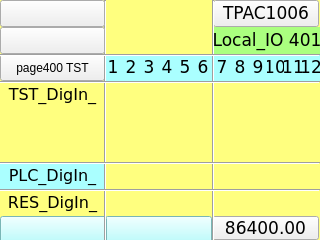
<?xml version="1.0" encoding="UTF-8"?>
<ui version="4.0">
 <class>page401</class>
 <widget class="QWidget" name="page401">
  <property name="geometry">
   <rect>
    <x>0</x>
    <y>0</y>
    <width>320</width>
    <height>240</height>
   </rect>
  </property>
  <property name="minimumSize">
   <size>
    <width>320</width>
    <height>240</height>
   </size>
  </property>
  <property name="maximumSize">
   <size>
    <width>320</width>
    <height>240</height>
   </size>
  </property>
  <property name="windowTitle">
   <string>page401</string>
  </property>
  <property name="styleSheet">
   <string notr="true">QWidget#page401
{
background-color: rgb(255, 255, 127);
}</string>
  </property>
  <widget class="Line" name="line_vt_2">
   <property name="geometry">
    <rect>
     <x>205</x>
     <y>0</y>
     <width>16</width>
     <height>241</height>
    </rect>
   </property>
   <property name="font">
    <font>
     <family>DejaVu Sans Mono</family>
     <pointsize>10</pointsize>
    </font>
   </property>
   <property name="orientation">
    <enum>Qt::Vertical</enum>
   </property>
  </widget>
  <widget class="Line" name="line_vt_1">
   <property name="geometry">
    <rect>
     <x>104</x>
     <y>0</y>
     <width>3</width>
     <height>241</height>
    </rect>
   </property>
   <property name="font">
    <font>
     <family>DejaVu Sans Mono</family>
     <pointsize>10</pointsize>
    </font>
   </property>
   <property name="orientation">
    <enum>Qt::Vertical</enum>
   </property>
  </widget>
  <widget class="ATCMbutton" name="atcmButton_MENU">
   <property name="geometry">
    <rect>
     <x>213</x>
     <y>0</y>
     <width>106</width>
     <height>27</height>
    </rect>
   </property>
   <property name="font">
    <font>
     <family>DejaVu Sans</family>
     <pointsize>13</pointsize>
    </font>
   </property>
   <property name="checkable">
    <bool>false</bool>
   </property>
   <property name="toolTip">
    <string/>
   </property>
   <property name="whatsThis">
    <string>ATCMbutton widget</string>
   </property>
   <property name="pageName">
    <string>menu</string>
   </property>
   <property name="passwordVar">
    <string/>
   </property>
   <property name="statusvar">
    <string/>
   </property>
   <property name="viewStatus">
    <bool>false</bool>
   </property>
   <property name="visibilityVar">
    <string/>
   </property>
   <property name="bgColor">
    <color>
     <red>170</red>
     <green>255</green>
     <blue>255</blue>
    </color>
   </property>
   <property name="bgPressColor">
    <color>
     <red>255</red>
     <green>0</green>
     <blue>0</blue>
    </color>
   </property>
   <property name="text">
    <string>TPAC1006</string>
   </property>
   <property name="pressText">
    <string>TPAC1006</string>
   </property>
   <property name="borderWidth">
    <number>1</number>
   </property>
   <property name="borderRadius">
    <number>0</number>
   </property>
   <property name="apparence">
    <enum>QFrame::Raised</enum>
   </property>
  </widget>
  <widget class="Line" name="line_hr_1">
   <property name="geometry">
    <rect>
     <x>0</x>
     <y>54</y>
     <width>320</width>
     <height>3</height>
    </rect>
   </property>
   <property name="orientation">
    <enum>Qt::Horizontal</enum>
   </property>
  </widget>
  <widget class="QLabel" name="label_Qt_Project">
   <property name="geometry">
    <rect>
     <x>214</x>
     <y>27</y>
     <width>106</width>
     <height>27</height>
    </rect>
   </property>
   <property name="font">
    <font>
     <family>DejaVu Sans</family>
     <pointsize>13</pointsize>
    </font>
   </property>
   <property name="styleSheet">
    <string notr="true">background-color: rgb(170, 255, 127);</string>
   </property>
   <property name="text">
    <string>Local_IO 401</string>
   </property>
   <property name="alignment">
    <set>Qt::AlignCenter</set>
   </property>
  </widget>
  <widget class="QLabel" name="label_PLC_DigIn_8">
   <property name="geometry">
    <rect>
     <x>231</x>
     <y>54</y>
     <width>18</width>
     <height>27</height>
    </rect>
   </property>
   <property name="font">
    <font>
     <family>DejaVu Sans</family>
     <pointsize>13</pointsize>
    </font>
   </property>
   <property name="styleSheet">
    <string notr="true">background-color: rgb(170, 255, 255);</string>
   </property>
   <property name="text">
    <string>8</string>
   </property>
   <property name="alignment">
    <set>Qt::AlignCenter</set>
   </property>
  </widget>
  <widget class="QLabel" name="label_PLC_DigIn_4">
   <property name="geometry">
    <rect>
     <x>158</x>
     <y>54</y>
     <width>18</width>
     <height>27</height>
    </rect>
   </property>
   <property name="font">
    <font>
     <family>DejaVu Sans</family>
     <pointsize>13</pointsize>
    </font>
   </property>
   <property name="styleSheet">
    <string notr="true">background-color: rgb(170, 255, 255);</string>
   </property>
   <property name="text">
    <string>4</string>
   </property>
   <property name="alignment">
    <set>Qt::AlignCenter</set>
   </property>
  </widget>
  <widget class="QLabel" name="label_PLC_DigIn_10">
   <property name="geometry">
    <rect>
     <x>266</x>
     <y>54</y>
     <width>18</width>
     <height>27</height>
    </rect>
   </property>
   <property name="font">
    <font>
     <family>DejaVu Sans</family>
     <pointsize>13</pointsize>
    </font>
   </property>
   <property name="styleSheet">
    <string notr="true">background-color: rgb(170, 255, 255);</string>
   </property>
   <property name="text">
    <string>10</string>
   </property>
   <property name="alignment">
    <set>Qt::AlignCenter</set>
   </property>
  </widget>
  <widget class="QLabel" name="label_PLC_DigIn_1">
   <property name="geometry">
    <rect>
     <x>104</x>
     <y>54</y>
     <width>18</width>
     <height>27</height>
    </rect>
   </property>
   <property name="font">
    <font>
     <family>DejaVu Sans</family>
     <pointsize>13</pointsize>
    </font>
   </property>
   <property name="styleSheet">
    <string notr="true">background-color: rgb(170, 255, 255);</string>
   </property>
   <property name="text">
    <string>1</string>
   </property>
   <property name="alignment">
    <set>Qt::AlignCenter</set>
   </property>
  </widget>
  <widget class="QLabel" name="label_PLC_DigIn_6">
   <property name="geometry">
    <rect>
     <x>194</x>
     <y>54</y>
     <width>18</width>
     <height>27</height>
    </rect>
   </property>
   <property name="font">
    <font>
     <family>DejaVu Sans</family>
     <pointsize>13</pointsize>
    </font>
   </property>
   <property name="styleSheet">
    <string notr="true">background-color: rgb(170, 255, 255);</string>
   </property>
   <property name="text">
    <string>6</string>
   </property>
   <property name="alignment">
    <set>Qt::AlignCenter</set>
   </property>
  </widget>
  <widget class="QLabel" name="label_PLC_DigIn_9">
   <property name="geometry">
    <rect>
     <x>249</x>
     <y>54</y>
     <width>18</width>
     <height>27</height>
    </rect>
   </property>
   <property name="font">
    <font>
     <family>DejaVu Sans</family>
     <pointsize>13</pointsize>
    </font>
   </property>
   <property name="styleSheet">
    <string notr="true">background-color: rgb(170, 255, 255);</string>
   </property>
   <property name="text">
    <string>9</string>
   </property>
   <property name="alignment">
    <set>Qt::AlignCenter</set>
   </property>
  </widget>
  <widget class="QLabel" name="label_PLC_DigIn_5">
   <property name="geometry">
    <rect>
     <x>176</x>
     <y>54</y>
     <width>18</width>
     <height>27</height>
    </rect>
   </property>
   <property name="font">
    <font>
     <family>DejaVu Sans</family>
     <pointsize>13</pointsize>
    </font>
   </property>
   <property name="styleSheet">
    <string notr="true">background-color: rgb(170, 255, 255);</string>
   </property>
   <property name="text">
    <string>5</string>
   </property>
   <property name="alignment">
    <set>Qt::AlignCenter</set>
   </property>
  </widget>
  <widget class="QLabel" name="label_PLC_DigIn_3">
   <property name="geometry">
    <rect>
     <x>140</x>
     <y>54</y>
     <width>18</width>
     <height>27</height>
    </rect>
   </property>
   <property name="font">
    <font>
     <family>DejaVu Sans</family>
     <pointsize>13</pointsize>
    </font>
   </property>
   <property name="styleSheet">
    <string notr="true">background-color: rgb(170, 255, 255);</string>
   </property>
   <property name="text">
    <string>3</string>
   </property>
   <property name="alignment">
    <set>Qt::AlignCenter</set>
   </property>
  </widget>
  <widget class="ATCMtime" name="atcmTime">
   <property name="geometry">
    <rect>
     <x>105</x>
     <y>216</y>
     <width>107</width>
     <height>27</height>
    </rect>
   </property>
   <property name="font">
    <font>
     <family>DejaVu Sans</family>
     <pointsize>13</pointsize>
    </font>
   </property>
   <property name="styleSheet">
    <string notr="true">background-color: rgb(170, 255, 255);</string>
   </property>
   <property name="toolTip">
    <string>ATCM QTime</string>
   </property>
   <property name="whatsThis">
    <string>ATCMtime widget</string>
   </property>
   <property name="bgColor">
    <color>
     <red>170</red>
     <green>255</green>
     <blue>127</blue>
    </color>
   </property>
   <property name="borderColor">
    <color alpha="0">
     <red>0</red>
     <green>0</green>
     <blue>0</blue>
    </color>
   </property>
   <property name="fontColor">
    <color>
     <red>0</red>
     <green>0</green>
     <blue>0</blue>
    </color>
   </property>
   <property name="borderWidth">
    <number>0</number>
   </property>
   <property name="borderRadius">
    <number>0</number>
   </property>
  </widget>
  <widget class="QLabel" name="label_PLC_DigIn_2">
   <property name="geometry">
    <rect>
     <x>122</x>
     <y>54</y>
     <width>18</width>
     <height>27</height>
    </rect>
   </property>
   <property name="font">
    <font>
     <family>DejaVu Sans</family>
     <pointsize>13</pointsize>
    </font>
   </property>
   <property name="styleSheet">
    <string notr="true">background-color: rgb(170, 255, 255);</string>
   </property>
   <property name="text">
    <string>2</string>
   </property>
   <property name="alignment">
    <set>Qt::AlignCenter</set>
   </property>
  </widget>
  <widget class="QLabel" name="label_PLC_DigIn_7">
   <property name="geometry">
    <rect>
     <x>213</x>
     <y>54</y>
     <width>18</width>
     <height>27</height>
    </rect>
   </property>
   <property name="font">
    <font>
     <family>DejaVu Sans</family>
     <pointsize>13</pointsize>
    </font>
   </property>
   <property name="styleSheet">
    <string notr="true">background-color: rgb(170, 255, 255);</string>
   </property>
   <property name="text">
    <string>7</string>
   </property>
   <property name="alignment">
    <set>Qt::AlignCenter</set>
   </property>
  </widget>
  <widget class="ATCMbutton" name="atcmButton_page400">
   <property name="geometry">
    <rect>
     <x>0</x>
     <y>54</y>
     <width>105</width>
     <height>27</height>
    </rect>
   </property>
   <property name="toolTip">
    <string/>
   </property>
   <property name="whatsThis">
    <string>ATCMbutton widget</string>
   </property>
   <property name="pageName">
    <string>page400</string>
   </property>
   <property name="statusvar">
    <string/>
   </property>
   <property name="viewStatus">
    <bool>false</bool>
   </property>
   <property name="visibilityVar">
    <string/>
   </property>
   <property name="bgColor">
    <color>
     <red>170</red>
     <green>255</green>
     <blue>255</blue>
    </color>
   </property>
   <property name="text">
    <string>page400 TST</string>
   </property>
   <property name="pressText">
    <string>page400 TST</string>
   </property>
   <property name="borderWidth">
    <number>0</number>
   </property>
   <property name="borderRadius">
    <number>0</number>
   </property>
   <property name="apparence">
    <enum>QFrame::Raised</enum>
   </property>
  </widget>
  <widget class="ATCMdate" name="atcmDate">
   <property name="geometry">
    <rect>
     <x>0</x>
     <y>216</y>
     <width>107</width>
     <height>27</height>
    </rect>
   </property>
   <property name="font">
    <font>
     <family>DejaVu Sans</family>
     <pointsize>13</pointsize>
    </font>
   </property>
   <property name="styleSheet">
    <string notr="true">background-color: rgb(170, 255, 255);</string>
   </property>
   <property name="toolTip">
    <string>ATCM QDate</string>
   </property>
   <property name="whatsThis">
    <string>ATCMdate widget</string>
   </property>
   <property name="bgColor">
    <color>
     <red>170</red>
     <green>255</green>
     <blue>127</blue>
    </color>
   </property>
   <property name="borderColor">
    <color alpha="0">
     <red>0</red>
     <green>0</green>
     <blue>0</blue>
    </color>
   </property>
   <property name="fontColor">
    <color>
     <red>0</red>
     <green>0</green>
     <blue>0</blue>
    </color>
   </property>
   <property name="borderWidth">
    <number>0</number>
   </property>
   <property name="borderRadius">
    <number>0</number>
   </property>
   <property name="format">
    <enum>ATCMdate::YYYY_MM_DD</enum>
   </property>
  </widget>
  <widget class="QLabel" name="label_PLC_DigIn_12">
   <property name="geometry">
    <rect>
     <x>302</x>
     <y>54</y>
     <width>18</width>
     <height>27</height>
    </rect>
   </property>
   <property name="font">
    <font>
     <family>DejaVu Sans</family>
     <pointsize>13</pointsize>
    </font>
   </property>
   <property name="styleSheet">
    <string notr="true">background-color: rgb(170, 255, 255);</string>
   </property>
   <property name="text">
    <string>12</string>
   </property>
   <property name="alignment">
    <set>Qt::AlignCenter</set>
   </property>
  </widget>
  <widget class="ATCMlabel" name="atcmLabel_PLC_time">
   <property name="geometry">
    <rect>
     <x>212</x>
     <y>216</y>
     <width>107</width>
     <height>24</height>
    </rect>
   </property>
   <property name="font">
    <font>
     <family>DejaVu Sans</family>
     <pointsize>13</pointsize>
    </font>
   </property>
   <property name="text">
    <string>86400.00</string>
   </property>
   <property name="toolTip">
    <string>PLC_time</string>
   </property>
   <property name="whatsThis">
    <string>ATCMlabel widget</string>
   </property>
   <property name="variable">
    <string>PLC_time</string>
   </property>
   <property name="refresh">
    <number>500</number>
   </property>
   <property name="max">
    <string>0</string>
   </property>
   <property name="min">
    <string>0</string>
   </property>
   <property name="viewStatus">
    <bool>false</bool>
   </property>
   <property name="visibilityVar">
    <string/>
   </property>
   <property name="bgColor">
    <color>
     <red>170</red>
     <green>255</green>
     <blue>127</blue>
    </color>
   </property>
   <property name="borderWidth">
    <number>0</number>
   </property>
   <property name="borderRadius">
    <number>0</number>
   </property>
  </widget>
  <widget class="QLabel" name="label_PLC_DigIn_11">
   <property name="geometry">
    <rect>
     <x>284</x>
     <y>54</y>
     <width>18</width>
     <height>27</height>
    </rect>
   </property>
   <property name="font">
    <font>
     <family>DejaVu Sans</family>
     <pointsize>13</pointsize>
    </font>
   </property>
   <property name="styleSheet">
    <string notr="true">background-color: rgb(170, 255, 255);</string>
   </property>
   <property name="text">
    <string>11</string>
   </property>
   <property name="alignment">
    <set>Qt::AlignCenter</set>
   </property>
  </widget>
  <widget class="ATCMled" name="atcmLed_TST_DigIn_1">
   <property name="geometry">
    <rect>
     <x>105</x>
     <y>80</y>
     <width>18</width>
     <height>27</height>
    </rect>
   </property>
   <property name="toolTip">
    <string>TST_DigIn_1</string>
   </property>
   <property name="whatsThis">
    <string>ATCMled widget</string>
   </property>
   <property name="variable">
    <string>TST_DigIn_1</string>
   </property>
   <property name="refresh">
    <number>500</number>
   </property>
   <property name="viewStatus">
    <bool>false</bool>
   </property>
   <property name="visibilityVar">
    <string/>
   </property>
   <property name="onIcon">
    <iconset>
     <normaloff>:/on.png</normaloff>:/on.png</iconset>
   </property>
   <property name="offIcon">
    <iconset>
     <normaloff>:/off.png</normaloff>:/off.png</iconset>
   </property>
  </widget>
  <widget class="ATCMled" name="atcmLed_TST_DigIn_7">
   <property name="geometry">
    <rect>
     <x>213</x>
     <y>80</y>
     <width>18</width>
     <height>27</height>
    </rect>
   </property>
   <property name="toolTip">
    <string>TST_DigIn_7</string>
   </property>
   <property name="whatsThis">
    <string>ATCMled widget</string>
   </property>
   <property name="variable">
    <string>TST_DigIn_7</string>
   </property>
   <property name="refresh">
    <number>500</number>
   </property>
   <property name="viewStatus">
    <bool>false</bool>
   </property>
   <property name="visibilityVar">
    <string/>
   </property>
   <property name="onIcon">
    <iconset>
     <normaloff>:/on.png</normaloff>:/on.png</iconset>
   </property>
   <property name="offIcon">
    <iconset>
     <normaloff>:/off.png</normaloff>:/off.png</iconset>
   </property>
  </widget>
  <widget class="ATCMled" name="atcmLed_TST_DigIn_8">
   <property name="geometry">
    <rect>
     <x>232</x>
     <y>80</y>
     <width>18</width>
     <height>27</height>
    </rect>
   </property>
   <property name="toolTip">
    <string>TST_DigIn_8</string>
   </property>
   <property name="whatsThis">
    <string>ATCMled widget</string>
   </property>
   <property name="variable">
    <string>TST_DigIn_8</string>
   </property>
   <property name="refresh">
    <number>500</number>
   </property>
   <property name="viewStatus">
    <bool>false</bool>
   </property>
   <property name="visibilityVar">
    <string/>
   </property>
   <property name="onIcon">
    <iconset>
     <normaloff>:/on.png</normaloff>:/on.png</iconset>
   </property>
   <property name="offIcon">
    <iconset>
     <normaloff>:/off.png</normaloff>:/off.png</iconset>
   </property>
  </widget>
  <widget class="ATCMled" name="atcmLed_TST_DigIn_3">
   <property name="geometry">
    <rect>
     <x>141</x>
     <y>80</y>
     <width>18</width>
     <height>27</height>
    </rect>
   </property>
   <property name="toolTip">
    <string>TST_DigIn_3</string>
   </property>
   <property name="whatsThis">
    <string>ATCMled widget</string>
   </property>
   <property name="variable">
    <string>TST_DigIn_3</string>
   </property>
   <property name="refresh">
    <number>500</number>
   </property>
   <property name="viewStatus">
    <bool>false</bool>
   </property>
   <property name="visibilityVar">
    <string/>
   </property>
   <property name="onIcon">
    <iconset>
     <normaloff>:/on.png</normaloff>:/on.png</iconset>
   </property>
   <property name="offIcon">
    <iconset>
     <normaloff>:/off.png</normaloff>:/off.png</iconset>
   </property>
  </widget>
  <widget class="ATCMled" name="atcmLed_TST_DigIn_4">
   <property name="geometry">
    <rect>
     <x>158</x>
     <y>80</y>
     <width>18</width>
     <height>27</height>
    </rect>
   </property>
   <property name="toolTip">
    <string>TST_DigIn_4</string>
   </property>
   <property name="whatsThis">
    <string>ATCMled widget</string>
   </property>
   <property name="variable">
    <string>TST_DigIn_4</string>
   </property>
   <property name="refresh">
    <number>500</number>
   </property>
   <property name="viewStatus">
    <bool>false</bool>
   </property>
   <property name="visibilityVar">
    <string/>
   </property>
   <property name="onIcon">
    <iconset>
     <normaloff>:/on.png</normaloff>:/on.png</iconset>
   </property>
   <property name="offIcon">
    <iconset>
     <normaloff>:/off.png</normaloff>:/off.png</iconset>
   </property>
  </widget>
  <widget class="ATCMled" name="atcmLed_TST_DigIn_2">
   <property name="geometry">
    <rect>
     <x>123</x>
     <y>80</y>
     <width>18</width>
     <height>27</height>
    </rect>
   </property>
   <property name="toolTip">
    <string>TST_DigIn_2</string>
   </property>
   <property name="whatsThis">
    <string>ATCMled widget</string>
   </property>
   <property name="variable">
    <string>TST_DigIn_2</string>
   </property>
   <property name="refresh">
    <number>500</number>
   </property>
   <property name="viewStatus">
    <bool>false</bool>
   </property>
   <property name="visibilityVar">
    <string/>
   </property>
   <property name="onIcon">
    <iconset>
     <normaloff>:/on.png</normaloff>:/on.png</iconset>
   </property>
   <property name="offIcon">
    <iconset>
     <normaloff>:/off.png</normaloff>:/off.png</iconset>
   </property>
  </widget>
  <widget class="ATCMled" name="atcmLed_TST_DigIn_6">
   <property name="geometry">
    <rect>
     <x>193</x>
     <y>80</y>
     <width>18</width>
     <height>27</height>
    </rect>
   </property>
   <property name="toolTip">
    <string>TST_DigIn_6</string>
   </property>
   <property name="whatsThis">
    <string>ATCMled widget</string>
   </property>
   <property name="variable">
    <string>TST_DigIn_6</string>
   </property>
   <property name="refresh">
    <number>500</number>
   </property>
   <property name="viewStatus">
    <bool>false</bool>
   </property>
   <property name="visibilityVar">
    <string/>
   </property>
   <property name="onIcon">
    <iconset>
     <normaloff>:/on.png</normaloff>:/on.png</iconset>
   </property>
   <property name="offIcon">
    <iconset>
     <normaloff>:/off.png</normaloff>:/off.png</iconset>
   </property>
  </widget>
  <widget class="ATCMled" name="atcmLed_TST_DigIn_5">
   <property name="geometry">
    <rect>
     <x>176</x>
     <y>80</y>
     <width>18</width>
     <height>27</height>
    </rect>
   </property>
   <property name="toolTip">
    <string>TST_DigIn_5</string>
   </property>
   <property name="whatsThis">
    <string>ATCMled widget</string>
   </property>
   <property name="variable">
    <string>TST_DigIn_5</string>
   </property>
   <property name="refresh">
    <number>500</number>
   </property>
   <property name="viewStatus">
    <bool>false</bool>
   </property>
   <property name="visibilityVar">
    <string/>
   </property>
   <property name="onIcon">
    <iconset>
     <normaloff>:/on.png</normaloff>:/on.png</iconset>
   </property>
   <property name="offIcon">
    <iconset>
     <normaloff>:/off.png</normaloff>:/off.png</iconset>
   </property>
  </widget>
  <widget class="QLabel" name="label_TST_DigIn_">
   <property name="geometry">
    <rect>
     <x>0</x>
     <y>81</y>
     <width>105</width>
     <height>27</height>
    </rect>
   </property>
   <property name="font">
    <font>
     <family>DejaVu Sans</family>
     <pointsize>12</pointsize>
    </font>
   </property>
   <property name="styleSheet">
    <string notr="true">background-color: rgb(255, 255, 127);</string>
   </property>
   <property name="text">
    <string>TST_DigIn_</string>
   </property>
   <property name="alignment">
    <set>Qt::AlignCenter</set>
   </property>
  </widget>
  <widget class="QLabel" name="label_PLC_DigIn_">
   <property name="geometry">
    <rect>
     <x>0</x>
     <y>162</y>
     <width>105</width>
     <height>27</height>
    </rect>
   </property>
   <property name="font">
    <font>
     <family>DejaVu Sans</family>
     <pointsize>12</pointsize>
    </font>
   </property>
   <property name="styleSheet">
    <string notr="true">background-color: rgb(170, 255, 255);</string>
   </property>
   <property name="text">
    <string>PLC_DigIn_</string>
   </property>
   <property name="alignment">
    <set>Qt::AlignCenter</set>
   </property>
  </widget>
  <widget class="QLabel" name="label_RES_DigIn_">
   <property name="geometry">
    <rect>
     <x>0</x>
     <y>189</y>
     <width>105</width>
     <height>27</height>
    </rect>
   </property>
   <property name="font">
    <font>
     <family>DejaVu Sans</family>
     <pointsize>12</pointsize>
    </font>
   </property>
   <property name="styleSheet">
    <string notr="true">background-color: rgb(255, 255, 127);</string>
   </property>
   <property name="text">
    <string>RES_DigIn_</string>
   </property>
   <property name="alignment">
    <set>Qt::AlignCenter</set>
   </property>
  </widget>
  <widget class="Line" name="line_hr_2">
   <property name="geometry">
    <rect>
     <x>0</x>
     <y>81</y>
     <width>320</width>
     <height>3</height>
    </rect>
   </property>
   <property name="orientation">
    <enum>Qt::Horizontal</enum>
   </property>
  </widget>
  <widget class="Line" name="line_hr_3">
   <property name="geometry">
    <rect>
     <x>0</x>
     <y>162</y>
     <width>320</width>
     <height>3</height>
    </rect>
   </property>
   <property name="orientation">
    <enum>Qt::Horizontal</enum>
   </property>
  </widget>
  <widget class="Line" name="line_hr_4">
   <property name="geometry">
    <rect>
     <x>0</x>
     <y>189</y>
     <width>320</width>
     <height>3</height>
    </rect>
   </property>
   <property name="orientation">
    <enum>Qt::Horizontal</enum>
   </property>
  </widget>
  <widget class="ATCMled" name="atcmLed_PLC_DigIn_6">
   <property name="geometry">
    <rect>
     <x>193</x>
     <y>163</y>
     <width>18</width>
     <height>27</height>
    </rect>
   </property>
   <property name="toolTip">
    <string>PLC_DigIn_6</string>
   </property>
   <property name="whatsThis">
    <string>ATCMled widget</string>
   </property>
   <property name="variable">
    <string>PLC_DigIn_6</string>
   </property>
   <property name="refresh">
    <number>500</number>
   </property>
   <property name="viewStatus">
    <bool>false</bool>
   </property>
   <property name="visibilityVar">
    <string>TST_DigIn_6</string>
   </property>
   <property name="onIcon">
    <iconset>
     <normaloff>:/on.png</normaloff>:/on.png</iconset>
   </property>
   <property name="offIcon">
    <iconset>
     <normaloff>:/off.png</normaloff>:/off.png</iconset>
   </property>
  </widget>
  <widget class="ATCMled" name="atcmLed_PLC_DigIn_5">
   <property name="geometry">
    <rect>
     <x>176</x>
     <y>163</y>
     <width>18</width>
     <height>27</height>
    </rect>
   </property>
   <property name="toolTip">
    <string>PLC_DigIn_5</string>
   </property>
   <property name="whatsThis">
    <string>ATCMled widget</string>
   </property>
   <property name="variable">
    <string>PLC_DigIn_5</string>
   </property>
   <property name="refresh">
    <number>500</number>
   </property>
   <property name="viewStatus">
    <bool>false</bool>
   </property>
   <property name="visibilityVar">
    <string>TST_DigIn_5</string>
   </property>
   <property name="onIcon">
    <iconset>
     <normaloff>:/on.png</normaloff>:/on.png</iconset>
   </property>
   <property name="offIcon">
    <iconset>
     <normaloff>:/off.png</normaloff>:/off.png</iconset>
   </property>
  </widget>
  <widget class="ATCMled" name="atcmLed_PLC_DigIn_1">
   <property name="geometry">
    <rect>
     <x>105</x>
     <y>163</y>
     <width>18</width>
     <height>27</height>
    </rect>
   </property>
   <property name="toolTip">
    <string>PLC_DigIn_1</string>
   </property>
   <property name="whatsThis">
    <string>ATCMled widget</string>
   </property>
   <property name="variable">
    <string>PLC_DigIn_1</string>
   </property>
   <property name="refresh">
    <number>500</number>
   </property>
   <property name="viewStatus">
    <bool>false</bool>
   </property>
   <property name="visibilityVar">
    <string>TST_DigIn_1</string>
   </property>
   <property name="onIcon">
    <iconset>
     <normaloff>:/on.png</normaloff>:/on.png</iconset>
   </property>
   <property name="offIcon">
    <iconset>
     <normaloff>:/off.png</normaloff>:/off.png</iconset>
   </property>
  </widget>
  <widget class="ATCMled" name="atcmLed_PLC_DigIn_7">
   <property name="geometry">
    <rect>
     <x>213</x>
     <y>163</y>
     <width>18</width>
     <height>27</height>
    </rect>
   </property>
   <property name="toolTip">
    <string>PLC_DigIn_7</string>
   </property>
   <property name="whatsThis">
    <string>ATCMled widget</string>
   </property>
   <property name="variable">
    <string>PLC_DigIn_7</string>
   </property>
   <property name="refresh">
    <number>500</number>
   </property>
   <property name="viewStatus">
    <bool>false</bool>
   </property>
   <property name="visibilityVar">
    <string>TST_DigIn_7</string>
   </property>
   <property name="onIcon">
    <iconset>
     <normaloff>:/on.png</normaloff>:/on.png</iconset>
   </property>
   <property name="offIcon">
    <iconset>
     <normaloff>:/off.png</normaloff>:/off.png</iconset>
   </property>
  </widget>
  <widget class="ATCMled" name="atcmLed_PLC_DigIn_8">
   <property name="geometry">
    <rect>
     <x>232</x>
     <y>163</y>
     <width>18</width>
     <height>27</height>
    </rect>
   </property>
   <property name="toolTip">
    <string>PLC_DigIn_8</string>
   </property>
   <property name="whatsThis">
    <string>ATCMled widget</string>
   </property>
   <property name="variable">
    <string>PLC_DigIn_8</string>
   </property>
   <property name="refresh">
    <number>500</number>
   </property>
   <property name="viewStatus">
    <bool>false</bool>
   </property>
   <property name="visibilityVar">
    <string>TST_DigIn_8</string>
   </property>
   <property name="onIcon">
    <iconset>
     <normaloff>:/on.png</normaloff>:/on.png</iconset>
   </property>
   <property name="offIcon">
    <iconset>
     <normaloff>:/off.png</normaloff>:/off.png</iconset>
   </property>
  </widget>
  <widget class="ATCMled" name="atcmLed_PLC_DigIn_4">
   <property name="geometry">
    <rect>
     <x>158</x>
     <y>163</y>
     <width>18</width>
     <height>27</height>
    </rect>
   </property>
   <property name="toolTip">
    <string>PLC_DigIn_4</string>
   </property>
   <property name="whatsThis">
    <string>ATCMled widget</string>
   </property>
   <property name="variable">
    <string>PLC_DigIn_4</string>
   </property>
   <property name="refresh">
    <number>500</number>
   </property>
   <property name="viewStatus">
    <bool>false</bool>
   </property>
   <property name="visibilityVar">
    <string>TST_DigIn_4</string>
   </property>
   <property name="onIcon">
    <iconset>
     <normaloff>:/on.png</normaloff>:/on.png</iconset>
   </property>
   <property name="offIcon">
    <iconset>
     <normaloff>:/off.png</normaloff>:/off.png</iconset>
   </property>
  </widget>
  <widget class="ATCMled" name="atcmLed_PLC_DigIn_3">
   <property name="geometry">
    <rect>
     <x>141</x>
     <y>163</y>
     <width>18</width>
     <height>27</height>
    </rect>
   </property>
   <property name="toolTip">
    <string>PLC_DigIn_3</string>
   </property>
   <property name="whatsThis">
    <string>ATCMled widget</string>
   </property>
   <property name="variable">
    <string>PLC_DigIn_3</string>
   </property>
   <property name="refresh">
    <number>500</number>
   </property>
   <property name="viewStatus">
    <bool>false</bool>
   </property>
   <property name="visibilityVar">
    <string>TST_DigIn_3</string>
   </property>
   <property name="onIcon">
    <iconset>
     <normaloff>:/on.png</normaloff>:/on.png</iconset>
   </property>
   <property name="offIcon">
    <iconset>
     <normaloff>:/off.png</normaloff>:/off.png</iconset>
   </property>
  </widget>
  <widget class="ATCMled" name="atcmLed_PLC_DigIn_2">
   <property name="geometry">
    <rect>
     <x>123</x>
     <y>163</y>
     <width>18</width>
     <height>27</height>
    </rect>
   </property>
   <property name="toolTip">
    <string>PLC_DigIn_2</string>
   </property>
   <property name="whatsThis">
    <string>ATCMled widget</string>
   </property>
   <property name="variable">
    <string>PLC_DigIn_2</string>
   </property>
   <property name="refresh">
    <number>500</number>
   </property>
   <property name="viewStatus">
    <bool>false</bool>
   </property>
   <property name="visibilityVar">
    <string>TST_DigIn_2</string>
   </property>
   <property name="onIcon">
    <iconset>
     <normaloff>:/on.png</normaloff>:/on.png</iconset>
   </property>
   <property name="offIcon">
    <iconset>
     <normaloff>:/off.png</normaloff>:/off.png</iconset>
   </property>
  </widget>
  <widget class="ATCMled" name="atcmLed_RES_DigIn_8">
   <property name="geometry">
    <rect>
     <x>232</x>
     <y>189</y>
     <width>18</width>
     <height>27</height>
    </rect>
   </property>
   <property name="toolTip">
    <string>RES_DigIn_8</string>
   </property>
   <property name="whatsThis">
    <string>ATCMled widget</string>
   </property>
   <property name="variable">
    <string>RES_DigIn_8</string>
   </property>
   <property name="refresh">
    <number>500</number>
   </property>
   <property name="viewStatus">
    <bool>false</bool>
   </property>
   <property name="visibilityVar">
    <string>TST_DigIn_8</string>
   </property>
   <property name="onIcon">
    <iconset>
     <normaloff>:/on.png</normaloff>:/on.png</iconset>
   </property>
   <property name="offIcon">
    <iconset>
     <normaloff>:/off.png</normaloff>:/off.png</iconset>
   </property>
  </widget>
  <widget class="ATCMled" name="atcmLed_RES_DigIn_2">
   <property name="geometry">
    <rect>
     <x>123</x>
     <y>189</y>
     <width>18</width>
     <height>27</height>
    </rect>
   </property>
   <property name="toolTip">
    <string>RES_DigIn_2</string>
   </property>
   <property name="whatsThis">
    <string>ATCMled widget</string>
   </property>
   <property name="variable">
    <string>RES_DigIn_2</string>
   </property>
   <property name="refresh">
    <number>500</number>
   </property>
   <property name="viewStatus">
    <bool>false</bool>
   </property>
   <property name="visibilityVar">
    <string>TST_DigIn_2</string>
   </property>
   <property name="onIcon">
    <iconset>
     <normaloff>:/on.png</normaloff>:/on.png</iconset>
   </property>
   <property name="offIcon">
    <iconset>
     <normaloff>:/off.png</normaloff>:/off.png</iconset>
   </property>
  </widget>
  <widget class="ATCMled" name="atcmLed_RES_DigIn_6">
   <property name="geometry">
    <rect>
     <x>193</x>
     <y>189</y>
     <width>18</width>
     <height>27</height>
    </rect>
   </property>
   <property name="toolTip">
    <string>RES_DigIn_6</string>
   </property>
   <property name="whatsThis">
    <string>ATCMled widget</string>
   </property>
   <property name="variable">
    <string>RES_DigIn_6</string>
   </property>
   <property name="refresh">
    <number>500</number>
   </property>
   <property name="viewStatus">
    <bool>false</bool>
   </property>
   <property name="visibilityVar">
    <string>TST_DigIn_6</string>
   </property>
   <property name="onIcon">
    <iconset>
     <normaloff>:/on.png</normaloff>:/on.png</iconset>
   </property>
   <property name="offIcon">
    <iconset>
     <normaloff>:/off.png</normaloff>:/off.png</iconset>
   </property>
  </widget>
  <widget class="ATCMled" name="atcmLed_RES_DigIn_1">
   <property name="geometry">
    <rect>
     <x>105</x>
     <y>189</y>
     <width>18</width>
     <height>27</height>
    </rect>
   </property>
   <property name="toolTip">
    <string>RES_DigIn_1</string>
   </property>
   <property name="whatsThis">
    <string>ATCMled widget</string>
   </property>
   <property name="variable">
    <string>RES_DigIn_1</string>
   </property>
   <property name="refresh">
    <number>500</number>
   </property>
   <property name="viewStatus">
    <bool>false</bool>
   </property>
   <property name="visibilityVar">
    <string>TST_DigIn_1</string>
   </property>
   <property name="onIcon">
    <iconset>
     <normaloff>:/on.png</normaloff>:/on.png</iconset>
   </property>
   <property name="offIcon">
    <iconset>
     <normaloff>:/off.png</normaloff>:/off.png</iconset>
   </property>
  </widget>
  <widget class="ATCMled" name="atcmLed_RES_DigIn_7">
   <property name="geometry">
    <rect>
     <x>213</x>
     <y>189</y>
     <width>18</width>
     <height>27</height>
    </rect>
   </property>
   <property name="toolTip">
    <string>RES_DigIn_7</string>
   </property>
   <property name="whatsThis">
    <string>ATCMled widget</string>
   </property>
   <property name="variable">
    <string>RES_DigIn_7</string>
   </property>
   <property name="refresh">
    <number>500</number>
   </property>
   <property name="viewStatus">
    <bool>false</bool>
   </property>
   <property name="visibilityVar">
    <string>TST_DigIn_7</string>
   </property>
   <property name="onIcon">
    <iconset>
     <normaloff>:/on.png</normaloff>:/on.png</iconset>
   </property>
   <property name="offIcon">
    <iconset>
     <normaloff>:/off.png</normaloff>:/off.png</iconset>
   </property>
  </widget>
  <widget class="ATCMled" name="atcmLed_RES_DigIn_4">
   <property name="geometry">
    <rect>
     <x>158</x>
     <y>189</y>
     <width>18</width>
     <height>27</height>
    </rect>
   </property>
   <property name="toolTip">
    <string>RES_DigIn_4</string>
   </property>
   <property name="whatsThis">
    <string>ATCMled widget</string>
   </property>
   <property name="variable">
    <string>RES_DigIn_4</string>
   </property>
   <property name="refresh">
    <number>500</number>
   </property>
   <property name="viewStatus">
    <bool>false</bool>
   </property>
   <property name="visibilityVar">
    <string>TST_DigIn_4</string>
   </property>
   <property name="onIcon">
    <iconset>
     <normaloff>:/on.png</normaloff>:/on.png</iconset>
   </property>
   <property name="offIcon">
    <iconset>
     <normaloff>:/off.png</normaloff>:/off.png</iconset>
   </property>
  </widget>
  <widget class="ATCMled" name="atcmLed_RES_DigIn_3">
   <property name="geometry">
    <rect>
     <x>141</x>
     <y>189</y>
     <width>18</width>
     <height>27</height>
    </rect>
   </property>
   <property name="toolTip">
    <string>RES_DigIn_3</string>
   </property>
   <property name="whatsThis">
    <string>ATCMled widget</string>
   </property>
   <property name="variable">
    <string>RES_DigIn_3</string>
   </property>
   <property name="refresh">
    <number>500</number>
   </property>
   <property name="viewStatus">
    <bool>false</bool>
   </property>
   <property name="visibilityVar">
    <string>TST_DigIn_3</string>
   </property>
   <property name="onIcon">
    <iconset>
     <normaloff>:/on.png</normaloff>:/on.png</iconset>
   </property>
   <property name="offIcon">
    <iconset>
     <normaloff>:/off.png</normaloff>:/off.png</iconset>
   </property>
  </widget>
  <widget class="ATCMled" name="atcmLed_RES_DigIn_5">
   <property name="geometry">
    <rect>
     <x>176</x>
     <y>189</y>
     <width>18</width>
     <height>27</height>
    </rect>
   </property>
   <property name="toolTip">
    <string>RES_DigIn_5</string>
   </property>
   <property name="whatsThis">
    <string>ATCMled widget</string>
   </property>
   <property name="variable">
    <string>RES_DigIn_5</string>
   </property>
   <property name="refresh">
    <number>500</number>
   </property>
   <property name="viewStatus">
    <bool>false</bool>
   </property>
   <property name="visibilityVar">
    <string>TST_DigIn_5</string>
   </property>
   <property name="onIcon">
    <iconset>
     <normaloff>:/on.png</normaloff>:/on.png</iconset>
   </property>
   <property name="offIcon">
    <iconset>
     <normaloff>:/off.png</normaloff>:/off.png</iconset>
   </property>
  </widget>
  <widget class="ATCMlabel" name="atcmLabel_2">
   <property name="geometry">
    <rect>
     <x>0</x>
     <y>27</y>
     <width>105</width>
     <height>27</height>
    </rect>
   </property>
   <property name="font">
    <font>
     <family>DejaVu Sans</family>
     <pointsize>12</pointsize>
    </font>
   </property>
   <property name="toolTip">
    <string>TEST_STATUS</string>
   </property>
   <property name="whatsThis">
    <string>ATCMlabel widget</string>
   </property>
   <property name="variable">
    <string>TEST_STATUS</string>
   </property>
   <property name="refresh">
    <number>500</number>
   </property>
   <property name="max">
    <string>0</string>
   </property>
   <property name="min">
    <string>0</string>
   </property>
   <property name="viewStatus">
    <bool>false</bool>
   </property>
   <property name="visibilityVar">
    <string/>
   </property>
   <property name="bgColor">
    <color>
     <red>255</red>
     <green>255</green>
     <blue>127</blue>
    </color>
   </property>
   <property name="borderWidth">
    <number>1</number>
   </property>
   <property name="borderRadius">
    <number>0</number>
   </property>
   <property name="format">
    <enum>ATCMlabel::Hex</enum>
   </property>
  </widget>
  <widget class="ATCMlabel" name="atcmLabel">
   <property name="geometry">
    <rect>
     <x>0</x>
     <y>0</y>
     <width>105</width>
     <height>27</height>
    </rect>
   </property>
   <property name="font">
    <font>
     <family>DejaVu Sans</family>
     <pointsize>12</pointsize>
    </font>
   </property>
   <property name="toolTip">
    <string>TEST_COMMAND</string>
   </property>
   <property name="whatsThis">
    <string>ATCMlabel widget</string>
   </property>
   <property name="variable">
    <string>TEST_COMMAND</string>
   </property>
   <property name="refresh">
    <number>500</number>
   </property>
   <property name="max">
    <string>0</string>
   </property>
   <property name="min">
    <string>0</string>
   </property>
   <property name="viewStatus">
    <bool>false</bool>
   </property>
   <property name="visibilityVar">
    <string/>
   </property>
   <property name="bgColor">
    <color>
     <red>170</red>
     <green>255</green>
     <blue>127</blue>
    </color>
   </property>
   <property name="borderWidth">
    <number>1</number>
   </property>
   <property name="borderRadius">
    <number>0</number>
   </property>
   <property name="format">
    <enum>ATCMlabel::Hex</enum>
   </property>
  </widget>
  <zorder>atcmButton_MENU</zorder>
  <zorder>label_Qt_Project</zorder>
  <zorder>label_PLC_DigIn_8</zorder>
  <zorder>label_PLC_DigIn_4</zorder>
  <zorder>label_PLC_DigIn_10</zorder>
  <zorder>label_PLC_DigIn_1</zorder>
  <zorder>label_PLC_DigIn_6</zorder>
  <zorder>label_PLC_DigIn_9</zorder>
  <zorder>label_PLC_DigIn_5</zorder>
  <zorder>label_PLC_DigIn_3</zorder>
  <zorder>atcmTime</zorder>
  <zorder>label_PLC_DigIn_2</zorder>
  <zorder>label_PLC_DigIn_7</zorder>
  <zorder>atcmButton_page400</zorder>
  <zorder>atcmDate</zorder>
  <zorder>label_PLC_DigIn_12</zorder>
  <zorder>atcmLabel_PLC_time</zorder>
  <zorder>label_PLC_DigIn_11</zorder>
  <zorder>atcmLed_TST_DigIn_1</zorder>
  <zorder>atcmLed_TST_DigIn_7</zorder>
  <zorder>atcmLed_TST_DigIn_8</zorder>
  <zorder>atcmLed_TST_DigIn_3</zorder>
  <zorder>atcmLed_TST_DigIn_4</zorder>
  <zorder>atcmLed_TST_DigIn_2</zorder>
  <zorder>atcmLed_TST_DigIn_6</zorder>
  <zorder>atcmLed_TST_DigIn_5</zorder>
  <zorder>label_TST_DigIn_</zorder>
  <zorder>label_PLC_DigIn_</zorder>
  <zorder>label_RES_DigIn_</zorder>
  <zorder>line_vt_1</zorder>
  <zorder>line_vt_2</zorder>
  <zorder>line_hr_1</zorder>
  <zorder>line_hr_2</zorder>
  <zorder>line_hr_3</zorder>
  <zorder>line_hr_4</zorder>
  <zorder>atcmLed_PLC_DigIn_6</zorder>
  <zorder>atcmLed_PLC_DigIn_5</zorder>
  <zorder>atcmLed_PLC_DigIn_1</zorder>
  <zorder>atcmLed_PLC_DigIn_7</zorder>
  <zorder>atcmLed_PLC_DigIn_8</zorder>
  <zorder>atcmLed_PLC_DigIn_4</zorder>
  <zorder>atcmLed_PLC_DigIn_3</zorder>
  <zorder>atcmLed_PLC_DigIn_2</zorder>
  <zorder>atcmLed_RES_DigIn_8</zorder>
  <zorder>atcmLed_RES_DigIn_2</zorder>
  <zorder>atcmLed_RES_DigIn_6</zorder>
  <zorder>atcmLed_RES_DigIn_1</zorder>
  <zorder>atcmLed_RES_DigIn_7</zorder>
  <zorder>atcmLed_RES_DigIn_4</zorder>
  <zorder>atcmLed_RES_DigIn_3</zorder>
  <zorder>atcmLed_RES_DigIn_5</zorder>
  <zorder>atcmLabel_2</zorder>
  <zorder>atcmLabel</zorder>
 </widget>
 <customwidgets>
  <customwidget>
   <class>ATCMbutton</class>
   <extends>QPushButton</extends>
   <header>atcmplugin.h</header>
  </customwidget>
  <customwidget>
   <class>ATCMdate</class>
   <extends>QPushButton</extends>
   <header>atcmplugin.h</header>
  </customwidget>
  <customwidget>
   <class>ATCMlabel</class>
   <extends>QPushButton</extends>
   <header>atcmplugin.h</header>
  </customwidget>
  <customwidget>
   <class>ATCMled</class>
   <extends>QLabel</extends>
   <header>atcmplugin.h</header>
  </customwidget>
  <customwidget>
   <class>ATCMtime</class>
   <extends>QPushButton</extends>
   <header>atcmplugin.h</header>
  </customwidget>
 </customwidgets>
 <resources/>
 <connections>
  <connection>
   <sender>atcmButton_MENU</sender>
   <signal>newPage(const char*,bool)</signal>
   <receiver>page401</receiver>
   <slot>goto_page(const char*,bool)</slot>
   <hints>
    <hint type="sourcelabel">
     <x>20</x>
     <y>20</y>
    </hint>
    <hint type="destinationlabel">
     <x>20</x>
     <y>20</y>
    </hint>
   </hints>
  </connection>
  <connection>
   <sender>atcmButton_page400</sender>
   <signal>newPage(const char*,bool)</signal>
   <receiver>page401</receiver>
   <slot>goto_page(const char*,bool)</slot>
   <hints>
    <hint type="sourcelabel">
     <x>20</x>
     <y>20</y>
    </hint>
    <hint type="destinationlabel">
     <x>20</x>
     <y>20</y>
    </hint>
   </hints>
  </connection>
 </connections>
 <slots>
  <slot>goto_page(const char*,bool)</slot>
 </slots>
</ui>
